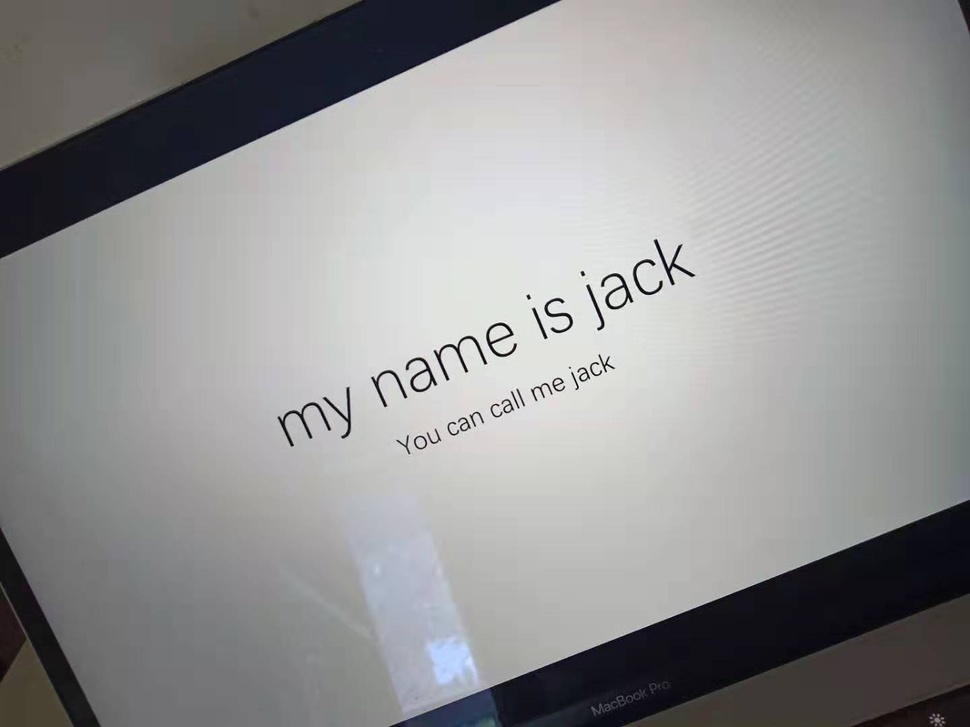
#> input picture oemyner.jpg, 970 x 727 px, shrunk from 1440 x 1080 before the run
$ python color.py
#> lines starting #> are read from the running program, lines starting #| are printed output that depends on the picture
import cv2
import numpy as np


def enhance_mycode(img):
    imgHeight, imgWidth, imgDeep = img.shape
    dst1 = np.zeros((imgHeight, imgWidth, 3), np.uint8)

    for i in range(0, imgHeight):
        for j in range(0, imgWidth):
            (b, g, r) = map(int, img[i, j])
            b += 40
            g += 40
            r += 40
            if b > 255:
                b = 255
            if g > 255:
                g = 255
            if r > 255:
                r = 255
            dst1[i, j] = (b, g, r)
    return dst1


def enhance_api(img):
    dst2 = np.uint8(np.clip((1.5 * img), 0, 255))
    return dst2


img = cv2.imread('oemyner.jpg', 1)
#> img is the input picture: shape (727, 970, 3); mean B, G, R 147.5, 147.2, 147
dst1 = enhance_mycode(img)
#> after the loop in enhance_mycode, `for i in range(0, imgHeight):`:
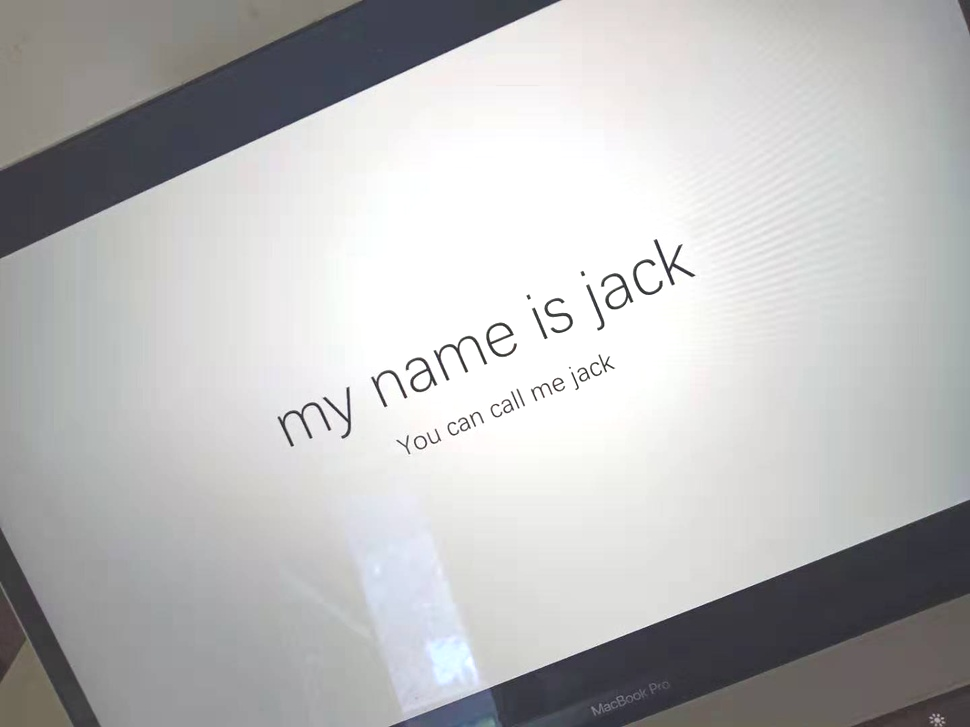
#> dst1: shape (727, 970, 3); mean B, G, R 186.7, 186.3, 186.3
dst2 = enhance_mycode(img)

cv2.imshow('src', img)
cv2.imshow('dst1', dst1)
cv2.imshow('dst2', dst2)
cv2.waitKey(0)
cv2.destroyAllWindows()

$ run again, with image1.jpg copied over oemyner.jpg
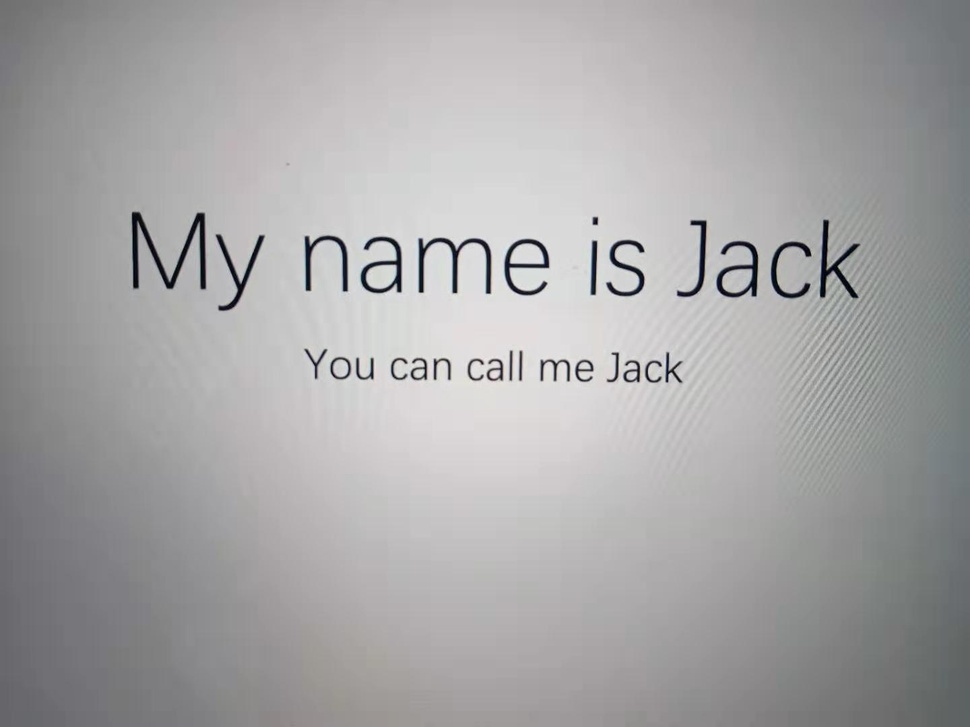
#> input picture image1.jpg, 970 x 727 px, shrunk from 1440 x 1080 before the run
#> img is the input picture: shape (727, 970, 3); mean B, G, R 166.6, 165.9, 166.8
#> after the loop in enhance_mycode, `for i in range(0, imgHeight):`:
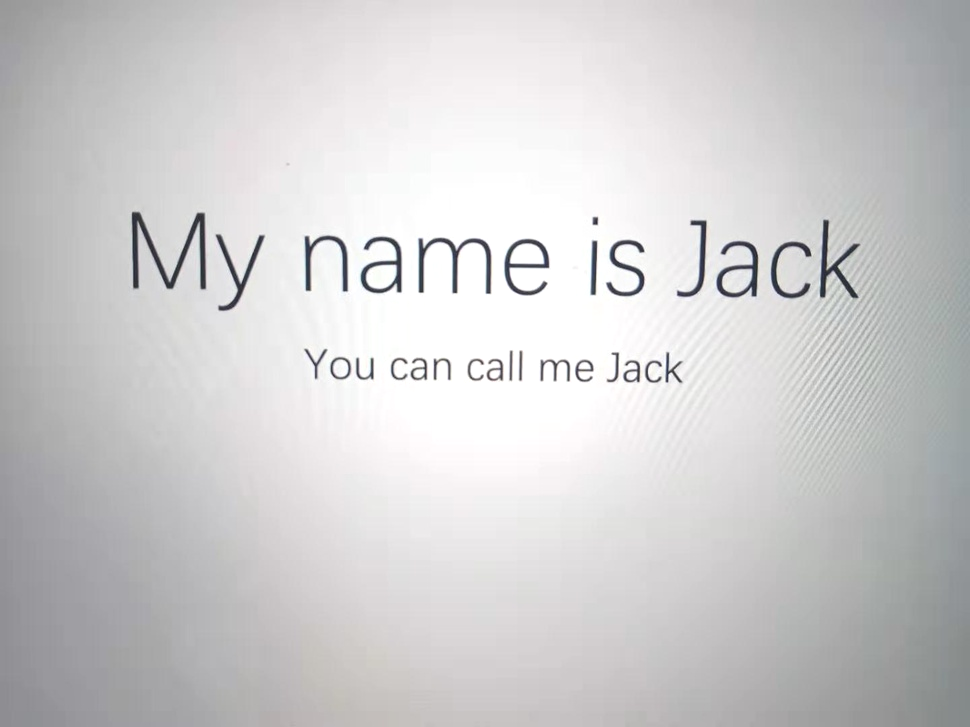
#> dst1: shape (727, 970, 3); mean B, G, R 206.4, 205.7, 206.5
